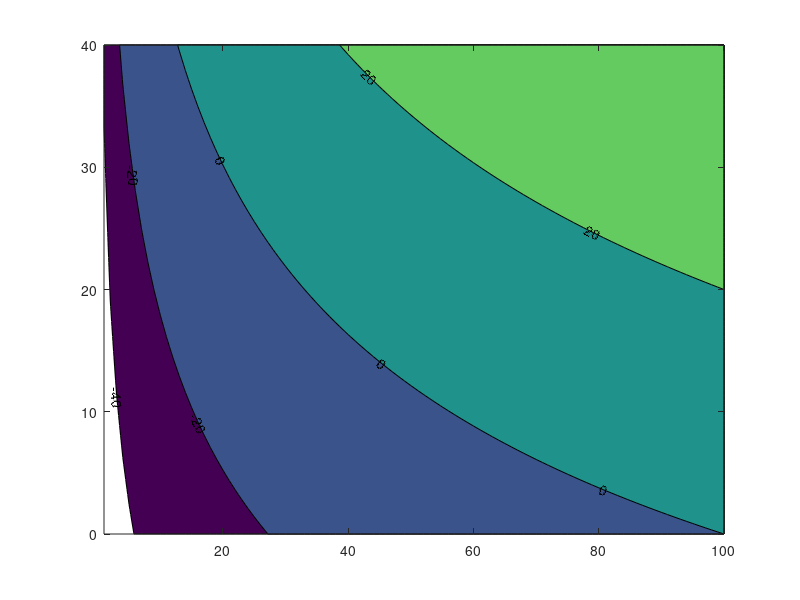
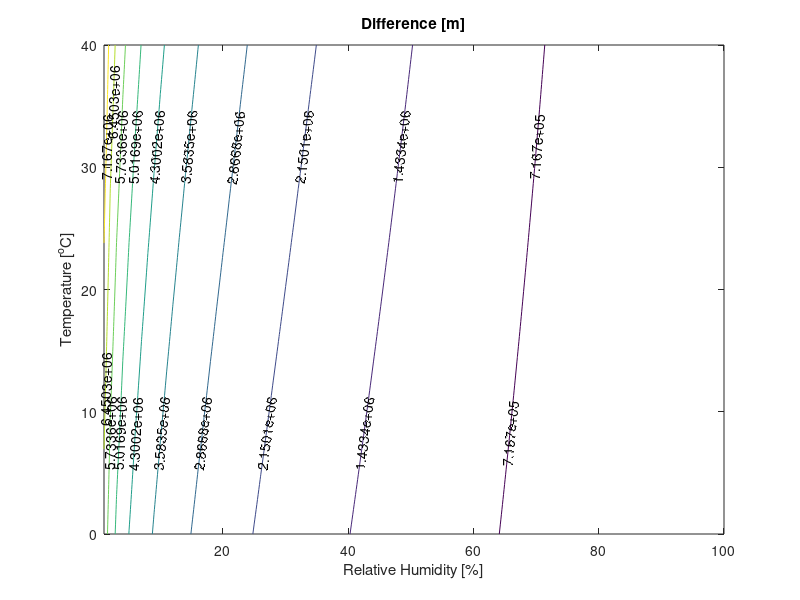
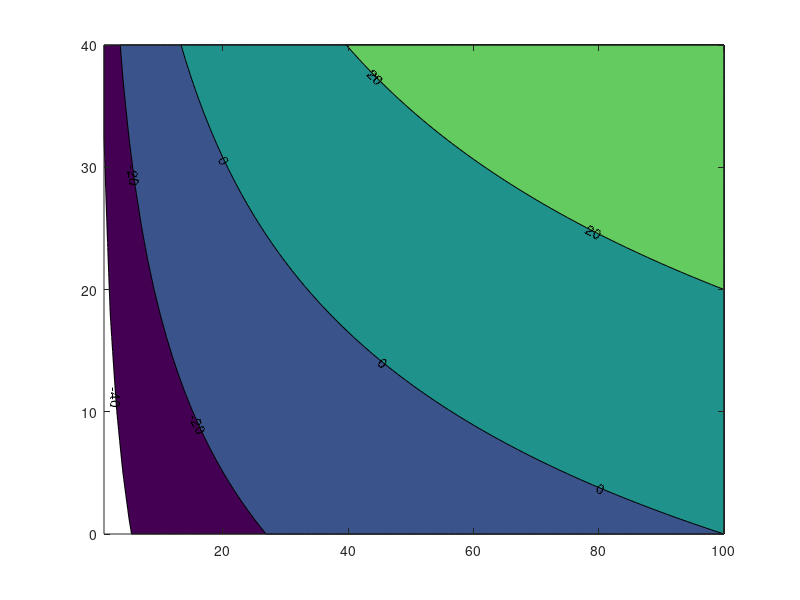

MATLAB code for these plots, in order:
function y = FindLCL()
    
    %% Constants
    c_p = 1;            %[kJ/kgK]
    L = 2501;           %[kJ/kgK]
    R = 0.2869;         %[kJ/kgK]
    R_v = 0.461;         %[kJ/kgK]
    T_0 = 273.15;       %K
    e_s0 = 6.112;       %hPa
    ep = 0.622;
    p = 1000;           %hPa
    G = 10;              %K/km
    g = 9.81/1000;       %km/s^2
    %% Ground conditions
    T_vec = linspace(0,40,100) + 273.15;    %[K]
    f_vec = linspace(1,100,100) / 100;
    T_d = 1./ (1./T_vec.' - R_v/L * log(f_vec));%[K]
    
    %% Disgusting non-vectorised calculation of LCL temp
    for i = 1:numel(T_vec)
        T = T_vec(i);
        for j = 1:numel(f_vec)        
            f = f_vec(j);
            T_LCL(i,j) = newt_raph(T,f);
        end
        p_LCL(i,:) = p*(T_LCL(i,:)/T).^(c_p/R);
    end
    
    z_LCL_2 = (T_0/G)*(1-(p_LCL/p).^(R*G/(g*1000)));    
    T_Bolton = 1./( 1./(T_vec.' - 55) - log(f_vec)/2840) + 55;
    
    %% Calculating height of LCL
    z_LCL = -(T_LCL - T_vec.') / G;
    z_LCL_Bolton = -(T_Bolton - T_vec.') / G;    
    Z = 120*(T_vec.'-T_d);
    
    absErr = abs(Z - z_LCL)*1000;
    
    %% Plotting    
    v = [1000,40,20,0,-20,-40];
    %v2 = [0,1,10,25,50,100,200];
    close all;
    [C,h] = contourf(f_vec*100,T_vec-273.15,T_LCL-273.15,v);
    clabel(C,h,v);
    
    figure;
    [C,h] = contour(f_vec*100,T_vec-273.15,absErr);
    clabel(C,h);
    xlabel("Relative Humidity [%]")
    ylabel("Temperature [^oC]")
    title("Difference [m]")
    set(gcf,'position',[50 100 600 350])
    
    figure;
    [C,h] = contourf(f_vec*100,T_vec-273.15,T_Bolton-273.15,v);
    clabel(C,h,v);

    
    %% Nested functions
    function F = F(x,T_o,f_0)
        F = log(f_0) + 1/R * (c_p * log(x/T_o) + ep*L * (1/x - 1/T_o));
    end

    function F_prim = F_prim(x)
        F_prim = 1/R * (c_p/x - ep*L/(x^2));
    end

    function X = newt_raph(T,f)
        x_old = T;
        err = 1;
        tol = abs(F(x_old,T,f))*1e-8;
        
        while err > tol
            x_new = x_old - F(x_old,T,f)/F_prim(x_old);
            x_old = x_new;
            
            err = abs(F(x_old,T,f));
        end
        X = x_old;
    end
end
